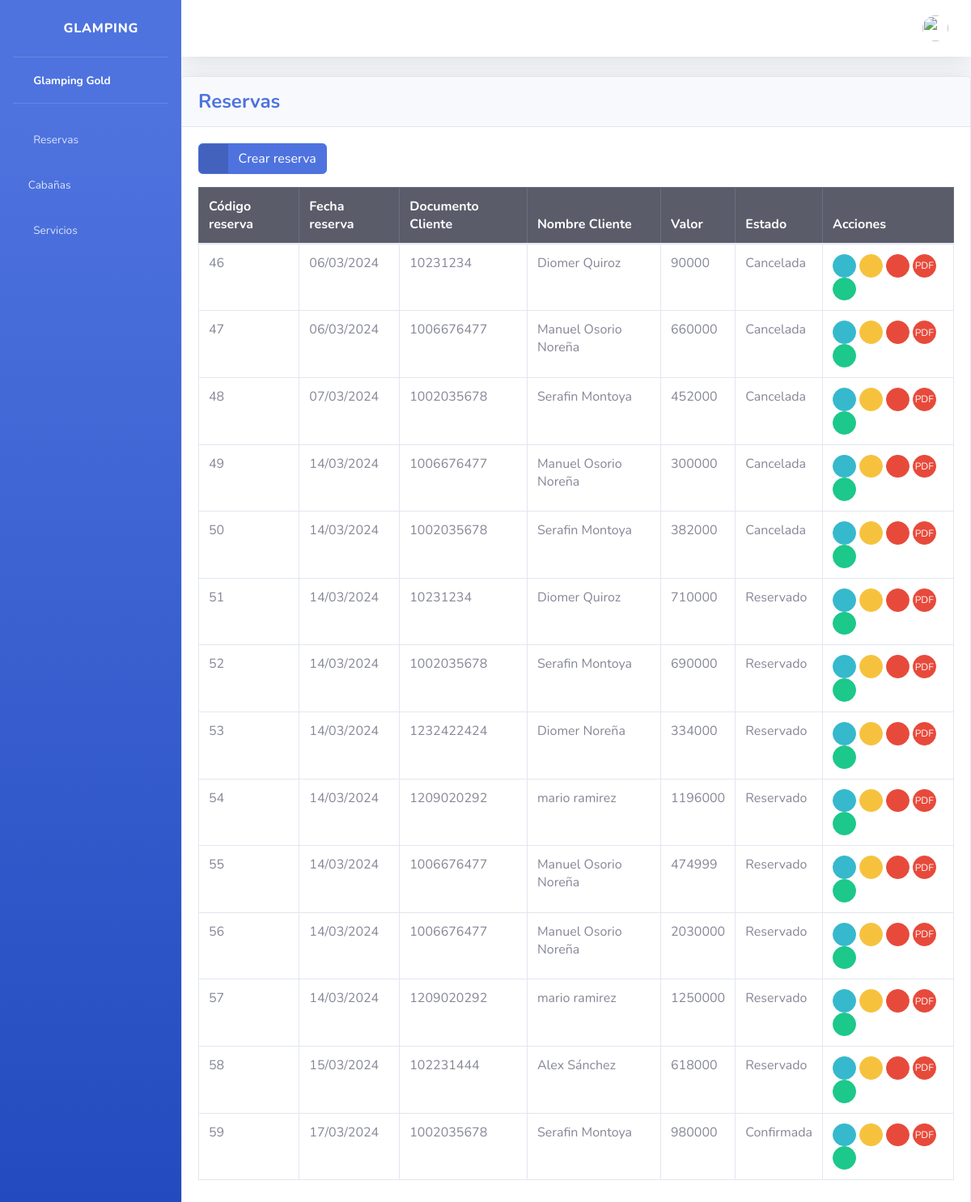
Page /reservas/ on the committed database.
### reservas/models.py (models this page shows, shortened)
class Reserva(models.Model):
    fecha_reserva = models.DateField()
    fecha_inicio = models.DateField()
    fecha_fin = models.DateField()
    precio = models.IntegerField()
    estado = models.CharField(max_length=20, default='Reservado')
    cliente = models.ForeignKey('cliente.Cliente', on_delete= models.DO_NOTHING)

### cliente/models.py (models this page shows)
class Cliente(models.Model):
    nombre = models.CharField(max_length=255)
    documento = models.IntegerField(unique=True)
    email = models.CharField(max_length=50, unique=True)
    telefone = models.IntegerField(unique=True)
    nacionalidad = models.CharField(max_length=255)
    status = models.BooleanField(default=True)
    def __str__(self):
        return self.nombre

### reservas/views.py (the view)
# urls.py: path('reservas/', include('reservas.urls')),
def reservas(request):
    reservas_list = Reserva.objects.all()
    return render(request, 'reservas/index.html', {'reservas_list': reservas_list})

### templates/reservas/index.html (shortened to what this page needs)
{% extends 'base.html' %}
{% block content %}
<div class="card shadow mb-4">
    <div class="card-header py-3">
        <h4 class="m-0 font-weight-bold text-primary">Reservas</h4>
    </div>
    <div class="card-body">
        <div class="table-responsive">
            <a href="{% url 'create_reserva' %}" class="btn btn-primary btn-icon-split mb-3">
                <span class="icon text-white-50">
                    <i class="fas fa-plus"></i>
                </span>
                <span class="text">Crear reserva</span>
            </a>
            <table class="table table-bordered" id="dataTable" width="100%" cellspacing="0">
                <thead class="table-dark">
                    <tr>
                        <th>Código reserva</th>
                        <th>Fecha reserva</th>
                        <th>Documento Cliente</th>
                        <th>Nombre Cliente</th>
                        <th>Valor</th>
                        <th>Estado</th>
                        <th>Acciones</th>
                    </tr>
                </thead>
                <tbody>
                    {% for reserva in reservas_list %}
                    <tr>
                        <td>{{ reserva.id }}</td>
                        <td>{{ reserva.fecha_reserva|date:"d/m/Y" }}</td>
                        <td>{{ reserva.cliente.documento}}</td>
                        <td>{{ reserva.cliente}}</td>
                        <td>{{ reserva.precio }}</td>
                        <td>{{ reserva.estado }}</td>
                        <td>
                            <a href="{% url 'detail_reserva' reserva.id %}" class="btn btn-info btn-circle btn-sm">
                                <i class="fas fa-info-circle"></i></a>
                            <a href="{% url 'edit_reserva' reserva.id %}" class="btn btn-warning btn-circle btn-sm">
                                <i class="fas fa-edit"></i>
                            </a>
                            <a href="{% url 'cancel_reserva' reserva.id %}" class="btn btn-danger btn-circle btn-sm deleteBtn">
                                <i class="fas fa-times"></i>
                            </a>
                            <a href="{% url 'Pdfview' reserva.id %}" class="btn btn-danger btn-circle btn-sm">
                                <span>PDF</span>
                            <a href="{% url 'pago_reserva' reserva.id %}" class="btn btn-success btn-circle btn-sm">
                                <i class="fa fa-credit-card "></i>
                            </a>
                        </td>
                    </tr>
                    {% endfor %}
                </tbody>
            </table>
        </div>
    </div>
</div>
{% endblock %}

### rows in the picture
Reserva: id "46", fecha_reserva "06/03/2024", cliente.documento "10231234", cliente "Diomer Quiroz", precio "90000", estado "Cancelada"
Reserva: id "47", fecha_reserva "06/03/2024", cliente.documento "1006676477", cliente "Manuel Osorio Noreña", precio "660000", estado "Cancelada"
Reserva: id "48", fecha_reserva "07/03/2024", cliente.documento "1002035678", cliente "Serafin Montoya", precio "452000", estado "Cancelada"
Reserva: id "49", fecha_reserva "14/03/2024", cliente.documento "1006676477", cliente "Manuel Osorio Noreña", precio "300000", estado "Cancelada"
Reserva: id "50", fecha_reserva "14/03/2024", cliente.documento "1002035678", cliente "Serafin Montoya", precio "382000", estado "Cancelada"
Reserva: id "51", fecha_reserva "14/03/2024", cliente.documento "10231234", cliente "Diomer Quiroz", precio "710000", estado "Reservado"
Reserva: id "52", fecha_reserva "14/03/2024", cliente.documento "1002035678", cliente "Serafin Montoya", precio "690000", estado "Reservado"
Reserva: id "53", fecha_reserva "14/03/2024", cliente.documento "1232422424", cliente "Diomer Noreña", precio "334000", estado "Reservado"
Reserva: id "54", fecha_reserva "14/03/2024", cliente.documento "1209020292", cliente "mario ramirez", precio "1196000", estado "Reservado"
Reserva: id "55", fecha_reserva "14/03/2024", cliente.documento "1006676477", cliente "Manuel Osorio Noreña", precio "474999", estado "Reservado"
Reserva: id "56", fecha_reserva "14/03/2024", cliente.documento "1006676477", cliente "Manuel Osorio Noreña", precio "2030000", estado "Reservado"
Reserva: id "57", fecha_reserva "14/03/2024", cliente.documento "1209020292", cliente "mario ramirez", precio "1250000", estado "Reservado"
Reserva: id "58", fecha_reserva "15/03/2024", cliente.documento "102231444", cliente "Alex Sánchez", precio "618000", estado "Reservado"
Reserva: id "59", fecha_reserva "17/03/2024", cliente.documento "1002035678", cliente "Serafin Montoya", precio "980000", estado "Confirmada"
